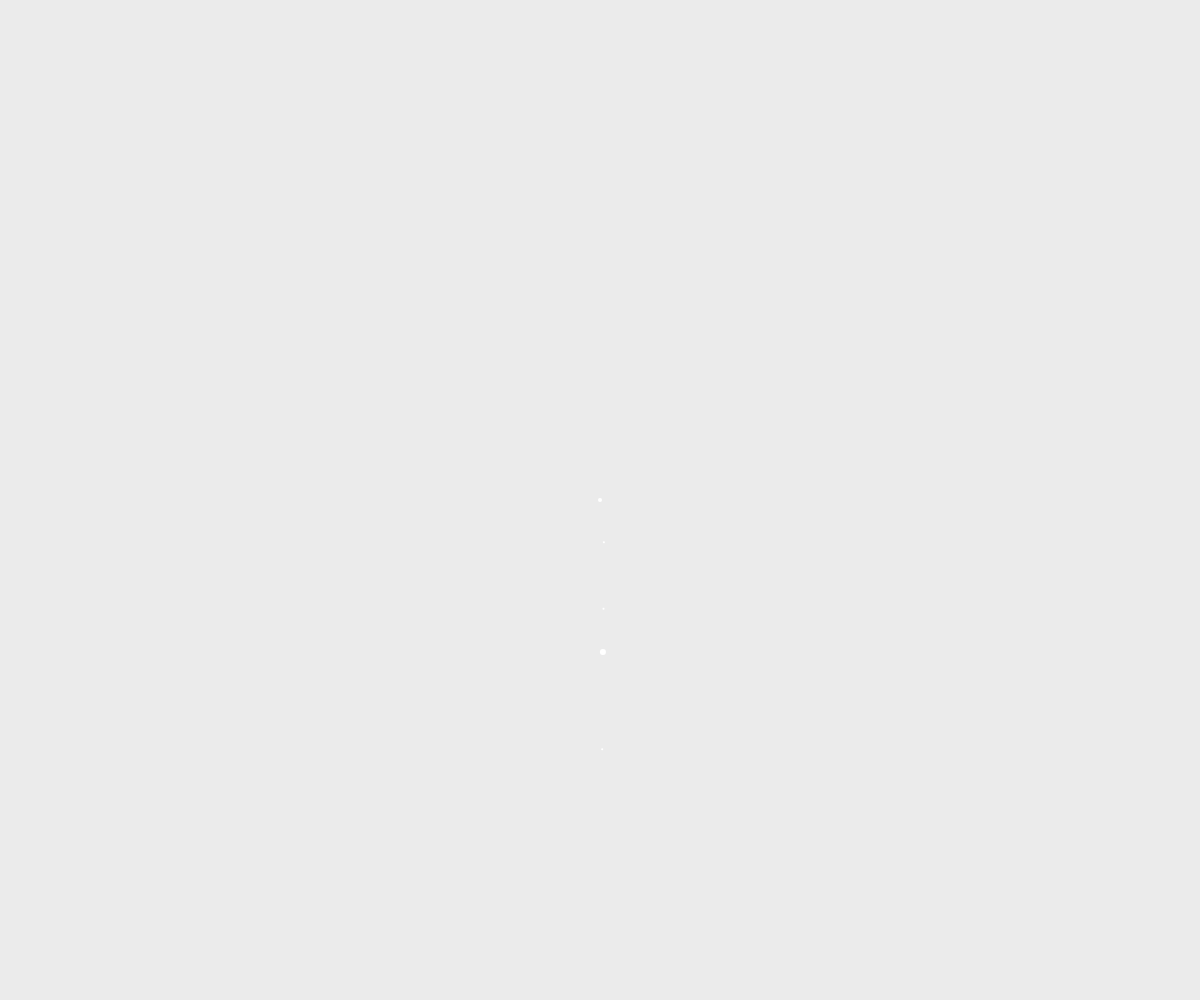
Frame 1 (no input)
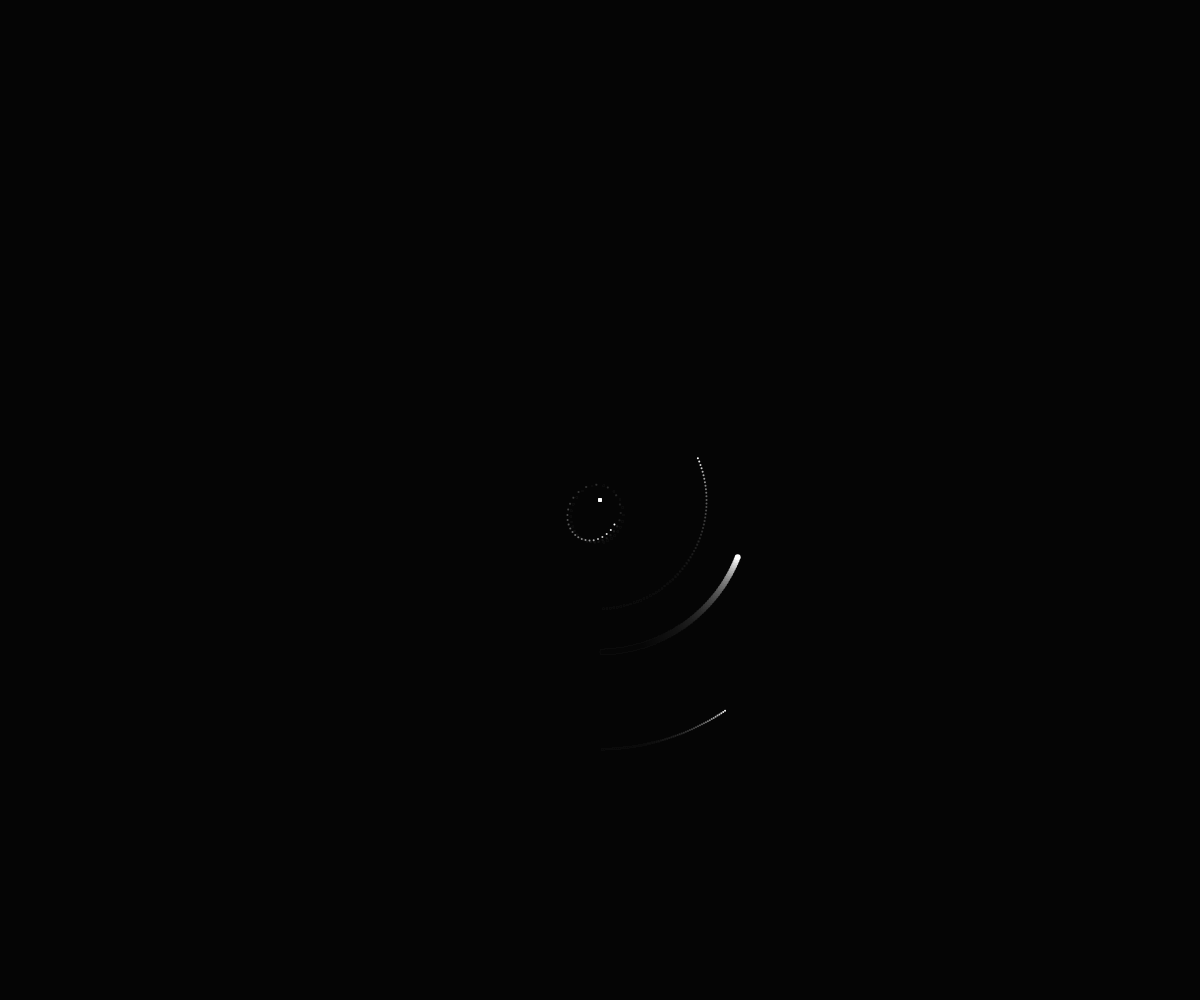
Frame 60 (no input)
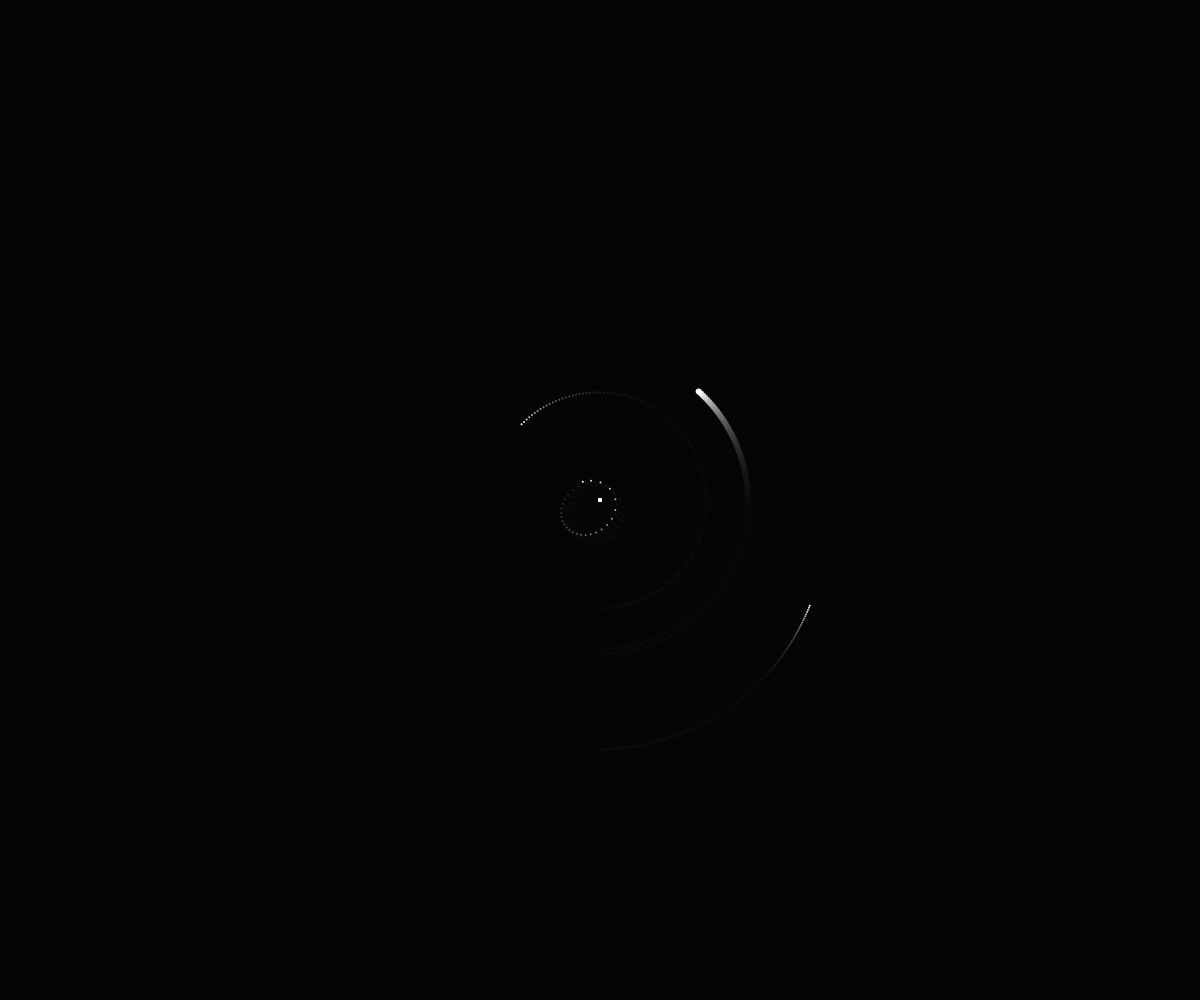
Frame 120 (the mouse pressed at the canvas centre since frame 60)

The p5.js sketch that drew these frames (run headless with seeded random() and noise() and a simulated clock; from frame 60 on, the mouse is pressed at the canvas centre):

// p5.js sketch
// ── sketch.js
var sun; var sun_vel; var sun_mass;

var mercury; var mercury_vel; var mercury_mass; var mercury_dist;

var venus; var venus_vel; var venus_mass; var venus_dist;

var earth; var earth_vel; var earth_mass; var earth_dist;

var mars; var mars_vel; var mars_mass; var mars_dist;
/*
What I've done here is say that all of these variables relating to the planets exist, but not assigned them values
*/
function setup() {
    createCanvas(innerWidth, innerHeight);
    
    sun_vel = createVector(0, 0); //Initial velocity of zero
    sun_mass = 1.989 * pow(10, 30); //Sun's actual mass
    sun = new Body(0, 0, 2, sun_vel, sun_mass); //Make sun a body affected by gravity
    
    mercury_mass = 3.285 * pow(10, 23); //Mars' actual mass
    mercury_vel = createVector(38700 * pow(10, 5), 0); //Scaled velocity so it will go faster
    mercury_dist = 43 * pow(10, 9); //Mercury's actual distance from sun (in meters)
    mercury = new Body(0, mercury_dist, 1, mercury_vel, mercury_mass); //Mars is a body affected by gravity
    
    venus_mass = 4.867 * pow(10, 24);
    venus_vel = createVector(34790 * pow(10, 5), 0);
    venus_dist = 108.94 * pow(10, 9);
    venus = new Body(0, venus_dist, 1, venus_vel, venus_mass)
    
    earth_mass = 5.972 * pow(10, 24);
    earth_vel = createVector(29300 * pow(10, 5), 0);
    earth_dist = 152 * pow(10, 9);
    earth = new Body(0, earth_dist, 3, earth_vel, earth_mass);
    
    mars_mass = 6.39 * pow(10, 23);
    mars_vel = createVector(21970 * pow(10, 5));
    mars_dist = 249.23 * pow(10, 9);
    mars = new Body(0, mars_dist, 1, mars_vel, mars_mass);
    
    /*
    Using accurate NASA information, I made each planet an object affected by gravity
    */
}

function draw() {
    background(0, 20); //Make background translucent so you can see previous positions
    translate(width / 2, height / 2); //So origin is at center of screen
    noStroke(); //No stroke
    
    mercury.orbit(sun); //Let mercury orbit sun
    mercury.show(); //Show mercury
    
    venus.orbit(sun);
    venus.show();
    
    earth.orbit(sun);
    earth.show();
    
    mars.orbit(sun);
    mars.show();
    
    sun.show(); //Show the sun
    //Let the sun be affected by the other planets
    sun.orbit(mercury); 
    sun.orbit(venus);
    sun.orbit(earth);
    sun.orbit(mars);
}
// ── Body.js
function Body(x, y, r, initial_vel, mass) {
    this.r = r; //Give it a major-radius
    this.pos = createVector(x, y); //Give it a position
    this.vel = initial_vel; //Give it an initial velocity
    this.acc = createVector(0, 0); //Give it a null acceleration to start
    this.mass = mass; //Give it a mass
    
    this.applyForce = function(force) {
        this.acc = createVector(force.x / this.mass, force.y / this.mass); //Evalute for acceleration
        
        this.vel.add(this.acc); //Add the acceleration to the velocity
        
        this.pos.add(this.vel); //Add the velocity to the positions
    }
    
    this.orbit = function(star) {
        var d = dist(this.pos.x, this.pos.y, star.pos.x, star.pos.y); //Calcuate distance between planet and star
        
        var force_mag = 6.67408 * pow(10, -11) * this.mass * star.mass / (d * d); //Gravitational Force Equation
        
        var force = createVector(star.pos.x - this.pos.x, star.pos.y - this.pos.y); //Find the vector pointing from planet to star
        force.setMag(force_mag * pow(10, 10));
        
        /*
        Set magnitude to force_mag, while scaling it by 10 ^ 10, as to keep up with the velocity's scaling (v ^ 2 = v0 + 2 * a * d, therfore to scale velocity correctly you must scale by the square of scalar)
        */
        
        this.applyForce(force); //Apply the force
    }
    
    this.show = function() {
        ellipse(this.pos.x / pow(10, 9), this.pos.y / pow(10, 9), this.r * 2, this.r * 2); //Show the thing
    }
}
